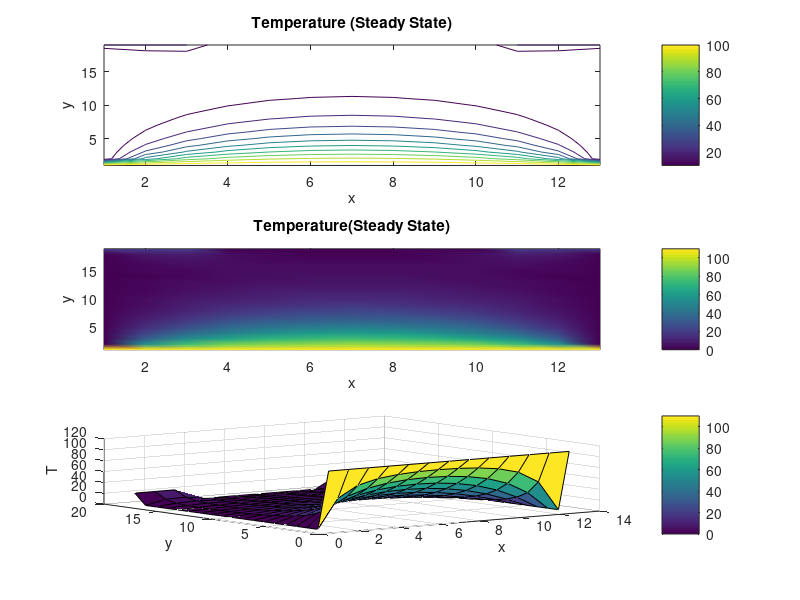

MATLAB code for this plot:
%eqn 1 of steady - left side of fin base


close all;
clear all;
clc;

d_x = 0.5;
d_y = 0.5;
m=19;%i
n=13;%j
w=m*d_x;%i
h=n*d_y;%j

x = linspace(0,w,m);
y = linspace(0,h,n);

T = zeros(m,n);

%{
T(1,1:n) = 100;%Top
T(n,1:n) = 300;%Bottom
T(1:n,1) = 500;%Left
T(1:n,n) = 200;%Right
%}

T(1,1:n) = 110;%Top
T(m,1:3) = 20;%Side Bottom
T(m,11:13) = 20;%Side Top
tol = 1e-6;
error = 1;
k=0;

while error > tol
    k=k+1
    if k > 150%limit on for loop iterations
        break
    end
    Told = T
        for i = 2:m-1;
            for j = 2:n-1;
                T(i,j) = 0.25* (T(i,j-1) + T(i-1,j) + T(i+1,j) + T(i,j+1));
            end
        end
       
        error = max(max(abs(Told-T)));
end


subplot(3,1,1),contour(T),colormap
title('Temperature (Steady State)'),xlabel('x'),ylabel('y'),colorbar

subplot(3,1,2),pcolor(T),shading interp,
title('Temperature(Steady State)'),xlabel('x'),ylabel('y'),colorbar
subplot(3,1,3)
surf(T)
    xlabel('x')
    ylabel('y')
    zlabel('T')
    colorbar

   
    
